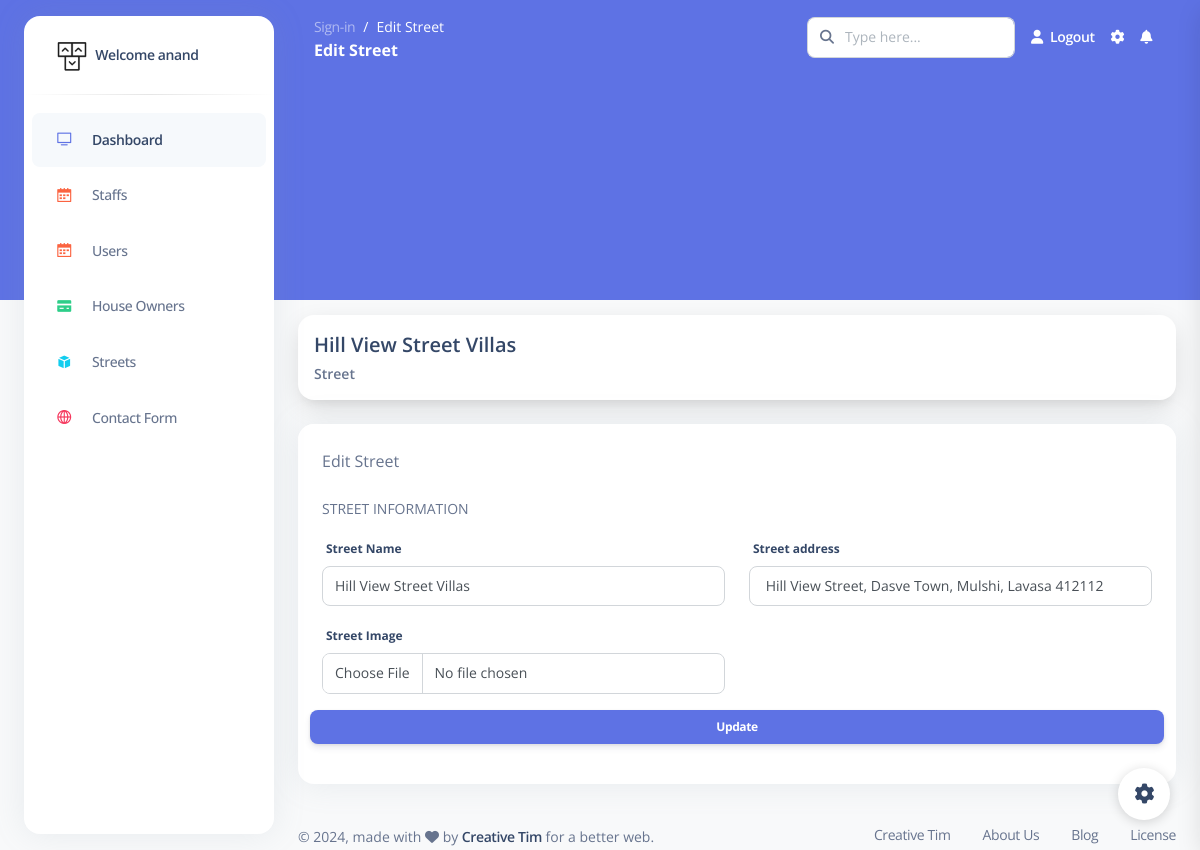
The app's page /cadmin/edit_street/10 (signed in) with its own data.
### cadmin/models.py (models this page shows)
class Streets(models.Model):
    Street_name = models.CharField(max_length=100)
    Street_address = models.CharField(max_length=255)
    Street_status = models.BooleanField(default=True)
    Street_image = models.ImageField(upload_to="Streets")

### cadmin/views.py (the view, shortened to what this page needs)
# urls.py: path('edit_street/<int:id>', views.edit_street, name="edit_street"),
@login_required(login_url='admin_login')
def edit_street(request, id):
    street = Streets.objects.get(id=id)
    page = "Edit Street"
    return render(request, 'admin/streets/edit_street.html', {'page': page, 'street': street})

### templates/admin/streets/edit_street.html (shortened to what this page needs)
{% extends 'bases/adminbase.html' %}
{% load static %}
{% block content %}
<div class="card shadow-lg mx-4 card-profile-bottom">
    <div class="card-body p-3">
        <div class="row gx-4">
            <div class="col-auto my-auto">
                <div class="h-100">
                    <h5 class="mb-1">
                        {{street.Street_name}}
                    </h5>
                    <p class="mb-0 font-weight-bold text-sm">
                       Street
                    </p>
                </div>
            </div>
        </div>
    </div>
</div>
<div class="container-fluid py-4">
    <div class="row">
        <div class="col-md-12">
            <div class="card">
                <div class="card-header pb-0">
                    <div class="d-flex align-items-center">
                        <p class="mb-0">Edit Street</p>
                    </div>
                </div>
                <form method="POST" enctype="multipart/form-data">
                    <div class="card-body">
                        <p class="text-uppercase text-sm">Street Information</p>
                        <div class="row">
                            <div class="col-md-6">
                                <div class="form-group">
                                    <label for="example-text-input" class="form-control-label">Street Name</label>
                                    <input class="form-control"  name="s_name" value="{{street.Street_name}}"
                                        type="text">
                                </div>
                            </div>
                            <div class="col-md-6">
                                <div class="form-group">
                                    <label for="example-text-input" class="form-control-label">Street address</label>
                                    <input class="form-control" name="s_address" value="{{street.Street_address}}" type="text">
                                </div>
                            </div>
                            <div class="col-md-6">
                                <div class="form-group">
                                    <label for="example-text-input" class="form-control-label">Street Image</label>
                                    <input class="form-control" name="new_s_image" type="file" >
                                </div>
                            </div>
                            <button type="submit" class="btn btn-primary btn-sm ms-auto">Update</button>
                        </div>
                    </div>
                </form>
            </div>
        </div>
    </div>
</div>
{% endblock content %}

### templates/bases/adminbase.html (shortened to what this page needs)
{% load static %}
<!DOCTYPE html>
<html lang="en">
<head>
  <link href="{% static 'admin/css/nucleo-icons.css' %}" rel="stylesheet" />
  <link href="{% static 'admin/css/nucleo-svg.css' %}" rel="stylesheet" />
  <link href="{% static 'admin/css/nucleo-svg.css' %}" rel="stylesheet" />
  <link id="pagestyle" href="{% static 'admin/css/argon-dashboard.css' %}" rel="stylesheet" />
</head>
<body class="g-sidenav-show   bg-gray-100">
  <div class="min-height-300 bg-primary position-absolute w-100"></div>
  <aside class="sidenav bg-white navbar navbar-vertical navbar-expand-xs border-0 border-radius-xl my-3 fixed-start ms-4 " id="sidenav-main">
    <div class="sidenav-header">
      <a class="navbar-brand m-0" href=" https://demos.creative-tim.com/argon-dashboard/pages/dashboard.html " target="_blank">
        <img src="{% static 'admin/img/logo-ct-dark.png' %}" class="navbar-brand-img h-100" alt="main_logo">
        <span class="ms-1 font-weight-bold">Welcome {{ request.user.username }}</span>
      </a>
    </div>
    <hr class="horizontal dark mt-0">
    <div class="collapse navbar-collapse  w-auto " id="sidenav-collapse-main">
      <ul class="navbar-nav">
        <li class="nav-item">
          <a class="nav-link active" href="{% url 'dashboard' %}">
            <div class="icon icon-shape icon-sm border-radius-md text-center me-2 d-flex align-items-center justify-content-center">
              <i class="ni ni-tv-2 text-primary text-sm opacity-10"></i>
            </div>
            <span class="nav-link-text ms-1">Dashboard</span>
          </a>
        </li>
        <li class="nav-item">
            <a class="nav-link " href="{% url 'staff_list' %}">
              <div class="icon icon-shape icon-sm border-radius-md text-center me-2 d-flex align-items-center justify-content-center">
                <i class="ni ni-calendar-grid-58 text-warning text-sm opacity-10"></i>
              </div>
              <span class="nav-link-text ms-1">Staffs</span>
            </a>
          </li>
        <li class="nav-item">
          <a class="nav-link " href="{% url 'users_list' %}">
            <div class="icon icon-shape icon-sm border-radius-md text-center me-2 d-flex align-items-center justify-content-center">
              <i class="ni ni-calendar-grid-58 text-warning text-sm opacity-10"></i>
            </div>
            <span class="nav-link-text ms-1">Users</span>
          </a>
        </li>
        <li class="nav-item">
          <a class="nav-link " href="{% url 'hwlist' %}">
            <div class="icon icon-shape icon-sm border-radius-md text-center me-2 d-flex align-items-center justify-content-center">
              <i class="ni ni-credit-card text-success text-sm opacity-10"></i>
            </div>
            <span class="nav-link-text ms-1">House Owners</span>
          </a>
        </li>
        <li class="nav-item">
          <a class="nav-link " href="{% url 'street_list' %}">
            <div class="icon icon-shape icon-sm border-radius-md text-center me-2 d-flex align-items-center justify-content-center">
              <i class="ni ni-app text-info text-sm opacity-10"></i>
            </div>
            <span class="nav-link-text ms-1">Streets</span>
          </a>
        </li>
        <li class="nav-item">
          <a class="nav-link " href="{% url 'contact_form' %}">
            <div class="icon icon-shape icon-sm border-radius-md text-center me-2 d-flex align-items-center justify-content-center">
              <i class="ni ni-world-2 text-danger text-sm opacity-10"></i>
            </div>
            <span class="nav-link-text ms-1">Contact Form</span>
          </a>
        </li>
      </ul>
    </div>
  </aside>
  <main class="main-content position-relative border-radius-lg ">
    <nav class="navbar navbar-main navbar-expand-lg px-0 mx-4 shadow-none border-radius-xl " id="navbarBlur" data-scroll="false">
      <div class="container-fluid py-1 px-3">
        <nav aria-label="breadcrumb">
          <ol class="breadcrumb bg-transparent mb-0 pb-0 pt-1 px-0 me-sm-6 me-5">
            <li class="breadcrumb-item text-sm"><a class="opacity-5 text-white" href="{% url 'admin_login' %}">Sign-in</a></li>
            <li class="breadcrumb-item text-sm text-white active" aria-current="page">{{page}}</li>
          </ol>
          <h6 class="font-weight-bolder text-white mb-0">{{page}}</h6>
        </nav>
        <div class="collapse navbar-collapse mt-sm-0 mt-2 me-md-0 me-sm-4" id="navbar">
          <div class="ms-md-auto pe-md-3 d-flex align-items-center">
            <div class="input-group">
              <span class="input-group-text text-body"><i class="fas fa-search" aria-hidden="true"></i></span>
              <input type="text" class="form-control" placeholder="Type here...">
            </div>
          </div>
          <ul class="navbar-nav  justify-content-end">
            <li class="nav-item d-flex align-items-center">
              <a href="{% url 'admin_logout' %}" class="nav-link text-white font-weight-bold px-0">
                <i class="fa fa-user me-sm-1"></i>
                <span class="d-sm-inline d-none">Logout</span>
              </a>
            </li>
            <li class="nav-item px-3 d-flex align-items-center">
              <a href="javascript:;" class="nav-link text-white p-0">
                <i class="fa fa-cog fixed-plugin-button-nav cursor-pointer"></i>
              </a>
            </li>
            <li class="nav-item dropdown pe-2 d-flex align-items-center">
              <a href="javascript:;" class="nav-link text-white p-0" id="dropdownMenuButton" data-bs-toggle="dropdown" aria-expanded="false">
                <i class="fa fa-bell cursor-pointer"></i>
              </a>
        </div>
      </div>
    </nav>
    {% block content %}
    {% endblock content %}
    <footer class="footer pt-3  ">
        <div class="container-fluid">
          <div class="row align-items-center justify-content-lg-between">
            <div class="col-lg-6 mb-lg-0 mb-4">
              <div class="copyright text-center text-sm text-muted text-lg-start">
                © ,
                made with <i class="fa fa-heart"></i> by
                <a href="https://www.creative-tim.com" class="font-weight-bold" target="_blank">Creative Tim</a>
                for a better web.
              </div>
            </div>
            <div class="col-lg-6">
              <ul class="nav nav-footer justify-content-center justify-content-lg-end">
                <li class="nav-item">
                  <a href="https://www.creative-tim.com" class="nav-link text-muted" target="_blank">Creative Tim</a>
                </li>
                <li class="nav-item">
                  <a href="https://www.creative-tim.com/presentation" class="nav-link text-muted" target="_blank">About Us</a>
                </li>
                <li class="nav-item">
                  <a href="https://www.creative-tim.com/blog" class="nav-link text-muted" target="_blank">Blog</a>
                </li>
                <li class="nav-item">
                  <a href="https://www.creative-tim.com/license" class="nav-link pe-0 text-muted" target="_blank">License</a>
                </li>
              </ul>
            </div>
          </div>
        </div>
      </footer>
  </main>
  <div class="fixed-plugin">
    <a class="fixed-plugin-button text-dark position-fixed px-3 py-2">
      <i class="fa fa-cog py-2"> </i>
    </a>
  </div>
</body>
</html>

### static/css/nucleo-svg.css (style rules this page uses)
.icon { display: inline-block; color: #111111; height: 1em; width: 1em; }
.icon-sm { height: 0.8em; width: 0.8em; }
.icon { fill: currentColor; stroke: none; }

### records on screen
Streets: Street_name "Hill View Street Villas", s_name "Hill View Street Villas", s_address "Hill View Street, Dasve Town, Mulshi, Lavasa 412112"

### other values on screen
{{ request.user.username }} "anand"
{{ page }} "Edit Street"
